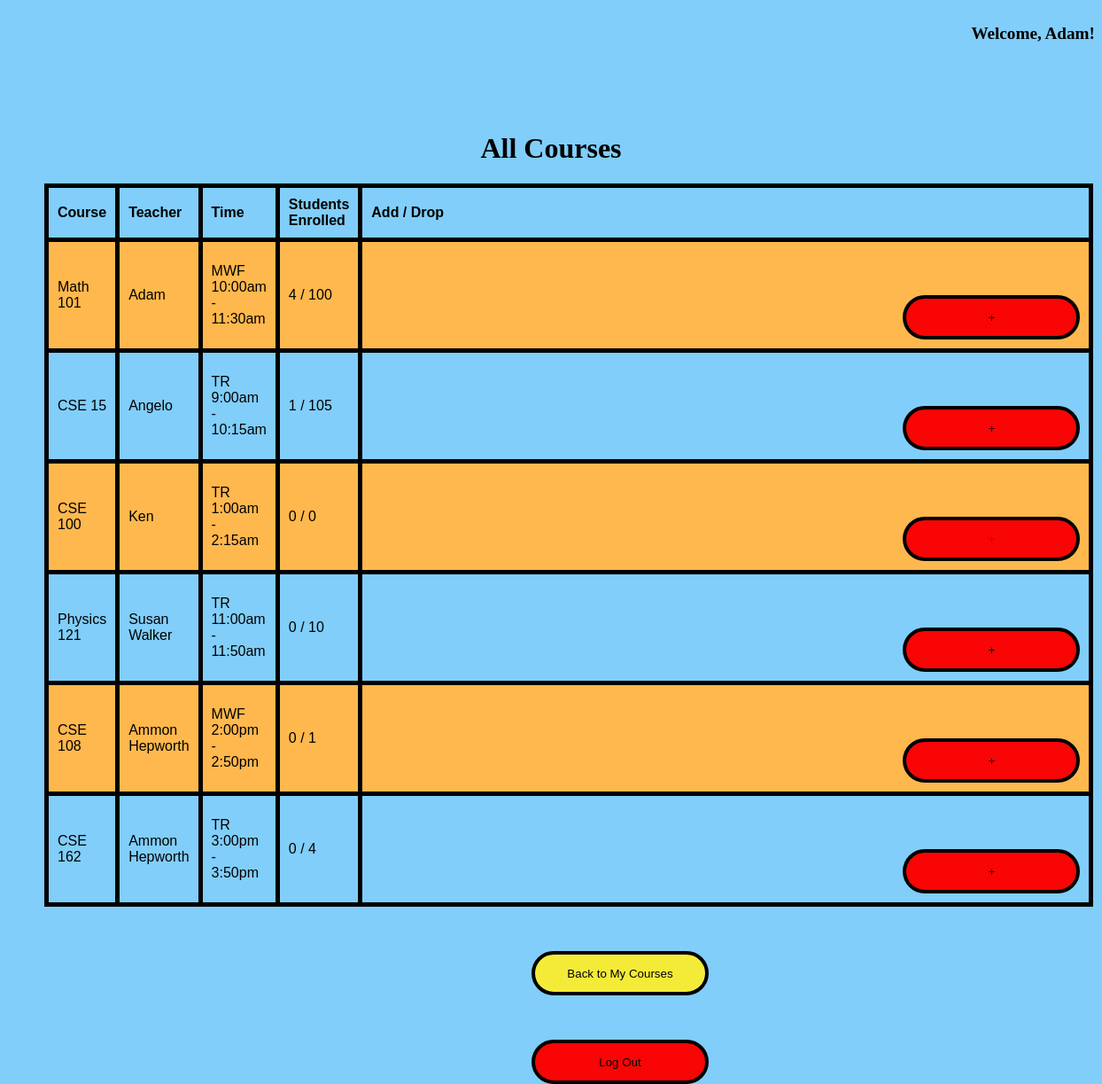
Page /classes (signed in) on the committed database.
### hello.py (models this page shows, shortened)
class User(UserMixin, db.Model):
    id = db.Column(db.Integer, primary_key=True)
    username = db.Column(db.String, unique=True, nullable=False)
    password_hash = db.Column(db.String(128), nullable=False)
    name = db.Column(db.String(64), nullable=False)
    role = db.Column(db.String(64), nullable=False)
    classenrolled = db.relationship('Course', secondary=enrollment_table, backref=db.backref('students', lazy='dynamic'), lazy='dynamic')

class Course(db.Model):
    id = db.Column(db.Integer, primary_key=True)
    name = db.Column(db.String(64), nullable=False)
    professorID = db.Column(db.Integer, db.ForeignKey('user.id'), nullable=False)
    professor = db.relationship('User', foreign_keys=[professorID], backref='courses_taught')
    time = db.Column(db.String(64),nullable=False)
    capacity = db.Column(db.Integer, nullable=False)

### hello.py (the view)
@app.route("/classes")
def view_all_classes():
    courses = Course.query.all()
    return render_template("classes.html", courses=courses)

### hello.py (called while the page is built)
@login_manager.user_loader
def load_user(user_id):
    return User.query.get(int(user_id))

### templates/classes.html (shortened to what this page needs)
<!DOCTYPE html>
<html>
  <head>
    <link rel="stylesheet" href="/static/styles.css">
  </head>
  <body>
    {% extends "base.html" %}
    {% block content %}
    <h1>All Courses</h1>
    <table>
        <tr>
            <th>Course</th>
            <th>Teacher</th>
            <th>Time</th>
            <th>Students Enrolled</th>
            <th>Add / Drop</th>
        </tr>
        {% for c in courses %}
        <tr>
            <td>{{ c.name }}</td>
            <td>{{ c.professor.name }}</td>
            <td>{{ c.time }}</td>
            <td>{{ c.students.count() }} / {{ c.capacity }}</td>
            <td>
            {% if current_user in c.students %}
            <form action="{{ url_for('drop_course', course_id=c.id) }}" method="POST" style="display:inline;">
                <button type="submit" title="Remove from class">&#8722;</button>
            </form>
            {% elif c.students.count() < c.capacity %}
            <form action="{{ url_for('add_course', course_id=c.id) }}" method="POST" style="display:inline;">
                <button type="submit" title="Add to class">&#43;</button>
            </form>
            {% else %}
            <button type="button" disabled>&#43;</button>
            {% endif %}
            </td>
        </tr>
        {% endfor %}
    </table>
    <form method="get" action="{{ url_for('student_courses') }}">
      <button class="login-button" type="submit">Back to My Courses</button>
    </form>
    <form action="{{ url_for('logout') }}" method="GET">
        <button type="submit">Log Out</button>
    </form>
    {% endblock %}

### templates/base.html (shortened to what this page needs)
<!DOCTYPE html>
<html lang="en">
<head>
</head>
<body>
    <div class="topbar">
        <div class="welcome-message">
            {% if current_user.is_authenticated %}
                <p>Welcome, {{ current_user.name }}!</p>
            {% endif %}
        </div>
    </div>
    {% block content %}{% endblock %}
</body>
</html>

### static/styles.css (style rules this page uses)
h1 { justify-self: center; margin-top: 5%; font-family: Georgia, 'Times New Roman', Times, serif; }
body { margin:0; padding: 0; background-color: rgb(129, 206, 250); }
.login-button { margin-top: 10%; width: 200px; height: 50px; background-color: rgb(126, 146, 245); }
table { font-family: arial, sans-serif; border-collapse: collapse; width: 90%; margin-left: 50px; }
td, th { border: 5px solid black; text-align: left; padding: 10px; }
tr:nth-child(even) { background-color: rgb(255, 184, 77); }
.login-button { background-color: #f4eb39; border: 4px solid black; border-radius: 3rem; margin-left: 600px; margin-top: 50px; }
button { margin-top: 10%; width: 200px; height: 50px; background-color: #f90505; border: 4px solid black; border-radius: 3rem; margin-left: 600px; margin-top: 50px; font:bolder; }
.topbar { display: flex; justify-content: flex-end; align-items: center; padding: 8px; }
.welcome-message { font-size: 1.2em; font-weight: bold; margin-bottom: 10px; text-align: left; }

### rows in the picture
User: name "Adam"
Course: name "Math 101", professor.name "Adam", time "MWF 10:00am - 11:30am", students.count "4", capacity "100"
Course: name "CSE 15", professor.name "Angelo", time "TR 9:00am - 10:15am", students.count "1", capacity "105"
Course: name "CSE 100", professor.name "Ken", time "TR 1:00am - 2:15am", students.count "0", capacity "0"
Course: name "Physics 121", professor.name "Susan Walker", time "TR 11:00am - 11:50am", students.count "0", capacity "10"
Course: name "CSE 108", professor.name "Ammon Hepworth", time "MWF 2:00pm - 2:50pm", students.count "0", capacity "1"
Course: name "CSE 162", professor.name "Ammon Hepworth", time "TR 3:00pm - 3:50pm", students.count "0", capacity "4"
